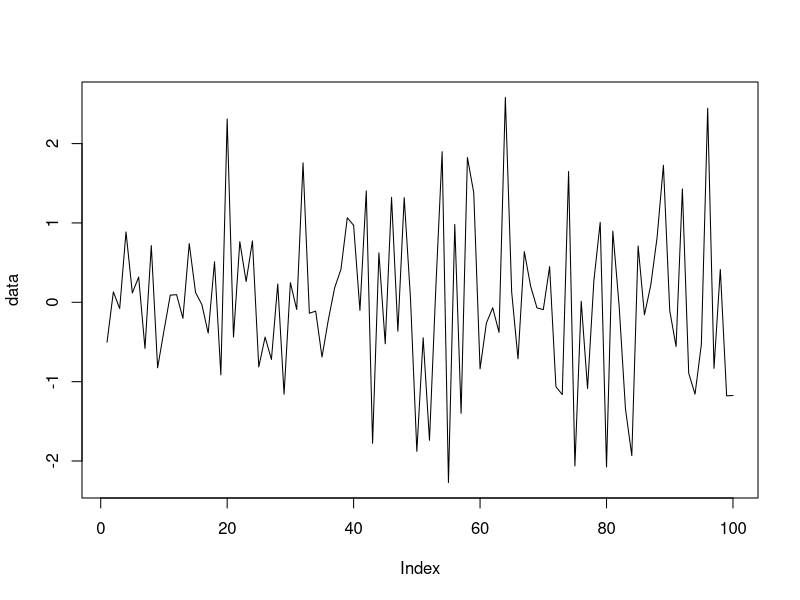
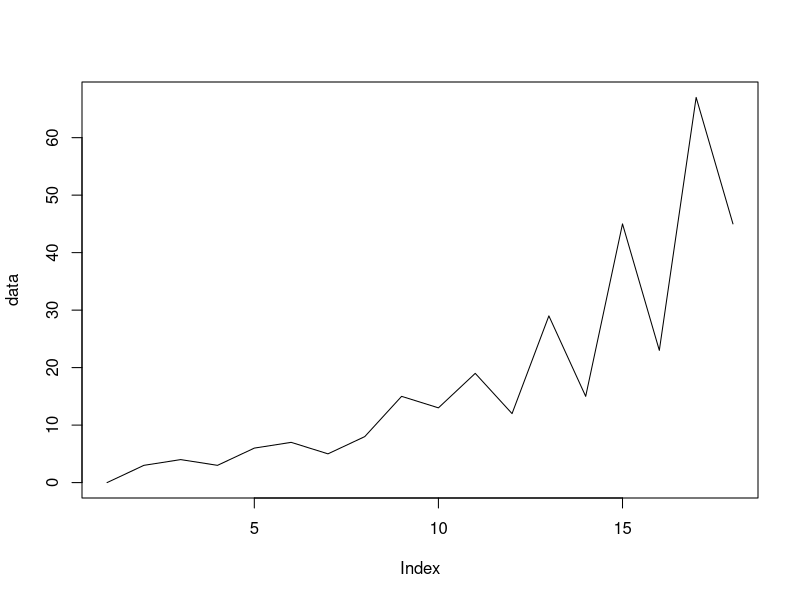

Reproduce these figures in R, in order.
# Example 1: KPSS Test in R (With Stationary Data)
# make this example reproducible
set.seed(100)

# create time series data
data <- rnorm(100)

# plot time series data
plot(data, type="l")

# install and load package
library("tseries")

# perform KPSS test
kpss.test(data, null="Trend")

# Example 2: KPSS Test in R (With Non-Stationary Data)
# make this example reproducible
# create time series data
data <-c(0, 3, 4, 3, 6, 7, 5, 8, 15, 13, 19, 12, 29, 15, 45, 23, 67, 45)

# plot time series data as line plot
plot(data, type="l")

# perform kPSS test
kpss.test(data, null = "Trend")
